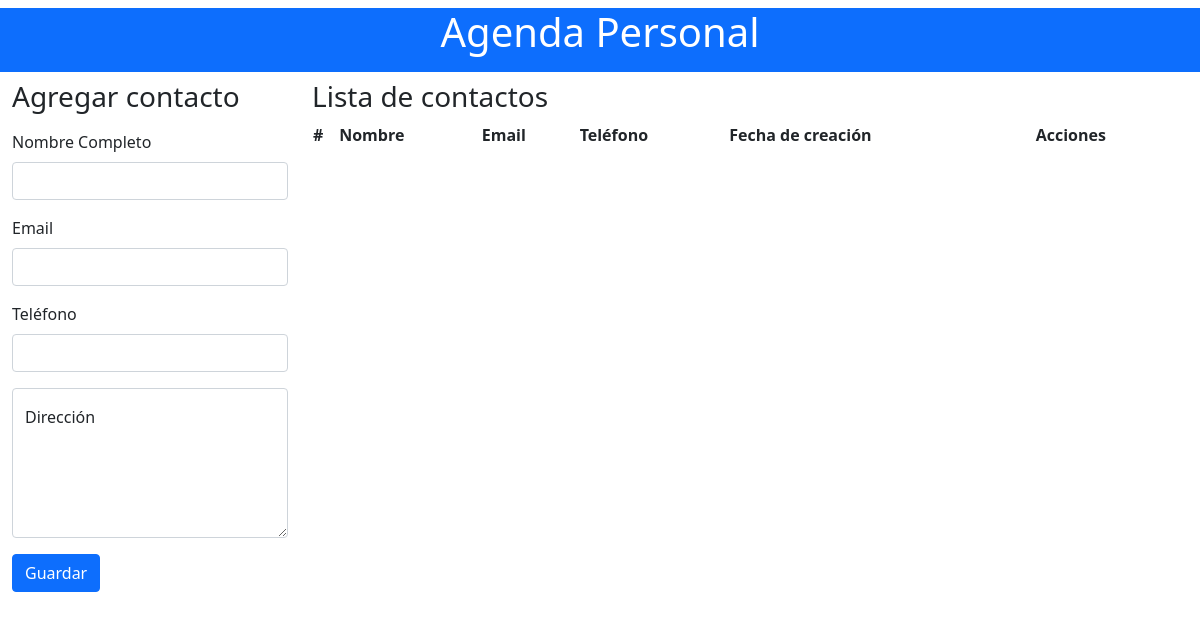
Before: / with the older database file.
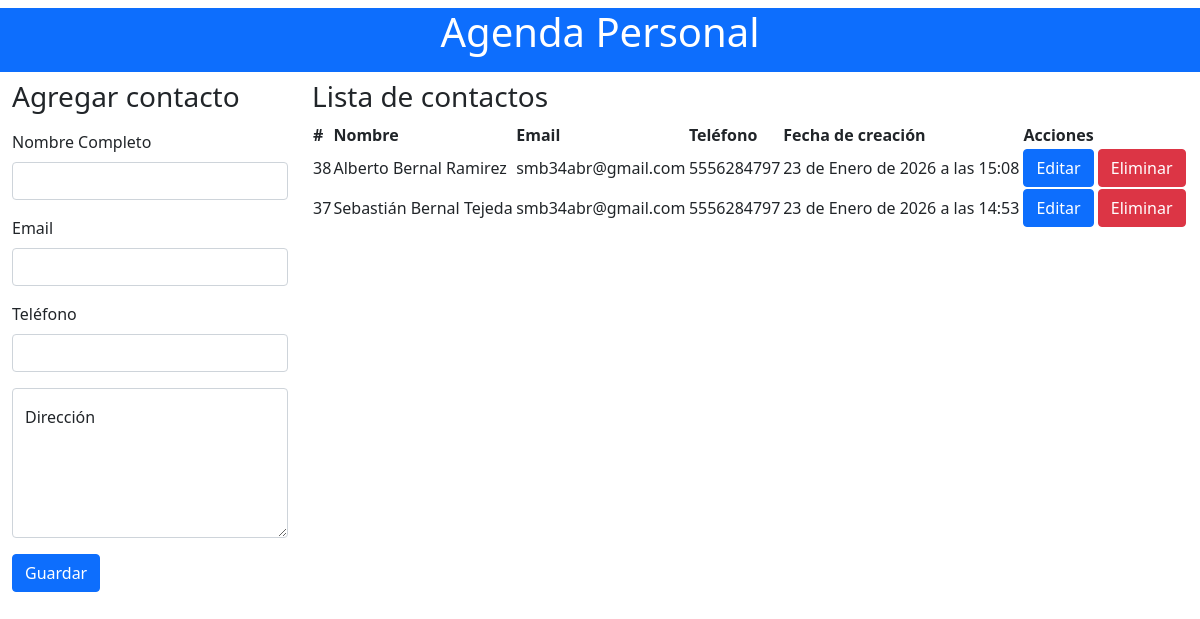
After: the same page with the newer database file.
### personal/models.py (models this page shows, shortened)
class Contact(models.Model):
    name = models.CharField(max_length=100)
    email = models.EmailField()
    phone = models.CharField(max_length=20)
    direction = models.TextField(blank=True)
    created = models.DateTimeField(auto_now=True)
    class Meta:
        ordering = ['name']

### personal/views.py (the view)
# urls.py: path('', views.contact_list_and_create, name='contact_list'),
def contact_list_and_create(request):
    if request.method == 'POST':
        form = ContactForm(request.POST)
        if form.is_valid():
            form.save()
            return redirect('personal:contact_list')
    form = ContactForm()
    contacts = Contact.objects.all()
    return render(request, 'contact_list.html', {
    'form': form,
    'contacts': contacts
    })

### personal/forms.py
class ContactForm(forms.ModelForm):
    class Meta:
        model = Contact
        fields = ['name', 'email', 'phone', 'direction']

### personal/templates/contact_list.html (shortened to what this page needs)
{% load static %}
<!DOCTYPE html>
<html lang="es">
<head>
    <link rel="stylesheet" href="{% static 'css/bootstrap.min.css' %}">
    <link rel="stylesheet" href="{% static 'css/dataTables.css' %}">
</head>
<body>
    <h1 class="text-center mt-2 bg-primary text-white pb-3">Agenda Personal</h1>
    <div class="container-fluid">
        <div class="row">
            <div class="col-3">
                <form action="/registrarPersonal/" method="post">
                    <h3>Agregar contacto</h3>
                    <div class="mb-3 mt-3">
                        <label for="nombre" class="form-label">Nombre Completo</label>
                        <input type="text" class="form-control" id="nombre" name="name" aria-describedby="emailHelp"
                            required>
                    </div>
                    <div class="mb-3">
                        <label for="email" class="form-label">Email</label>
                        <input type="email" class="form-control" id="email" name="email" required>
                    </div>
                    <div class="mb-3">
                        <label for="phone" class="form-label">Teléfono</label>
                        <input type="text" class="form-control" id="phone" name="phone" required>
                    </div>
                    <div class="form-floating mb-3">
                        <textarea class="form-control" placeholder="Leave a comment here" id="floatingTextarea"
                            name="direction" style="height: 150px;" required></textarea>
                        <label for="direction">Dirección</label>
                    </div>
                    <button type="submit" id="idGardar" class="btn btn-primary">Guardar</button>
                </form>
            </div>
            <div class="col-9">
                <h3>Lista de contactos</h3>
                <table id="example" class="display" style="width:100%">
                    <thead>
                        <tr>
                            <th>#</th>
                            <th>Nombre</th>
                            <th>Email</th>
                            <th>Teléfono</th>
                            <th>Fecha de creación</th>
                            <th>Acciones</th>
                        </tr>
                    </thead>
                    <tbody>
                        {% for contact in contacts %}
                        <tr>
                            <td>{{ contact.id }}</td>
                            <td>{{ contact.name }}</td>
                            <td>{{ contact.email }}</td>
                            <td>{{ contact.phone }}</td>
                            <td>{{ contact.created }}</td>
                            <td>
                                <a href="editContact/{{ contact.id }}" class="btn btn-primary">Editar</a>
                                <a href="deleteContact/{{ contact.id }}" class="btn btn-danger">Eliminar</a>
                            </td>
                        </tr>
                        {% endfor %}
                    </tbody>
                </table>
            </div>
        </div>
    </div>
</body>
</html>

Changed rows visible on the page:
added Contact: id "38", name "Alberto Bernal Ramirez", email "smb34abr@gmail.com", phone "5556284797", created "23 de Enero de 2026 a las 15:08"
added Contact: id "37", name "Sebastián Bernal Tejeda", email "smb34abr@gmail.com", phone "5556284797", created "23 de Enero de 2026 a las 14:53"
